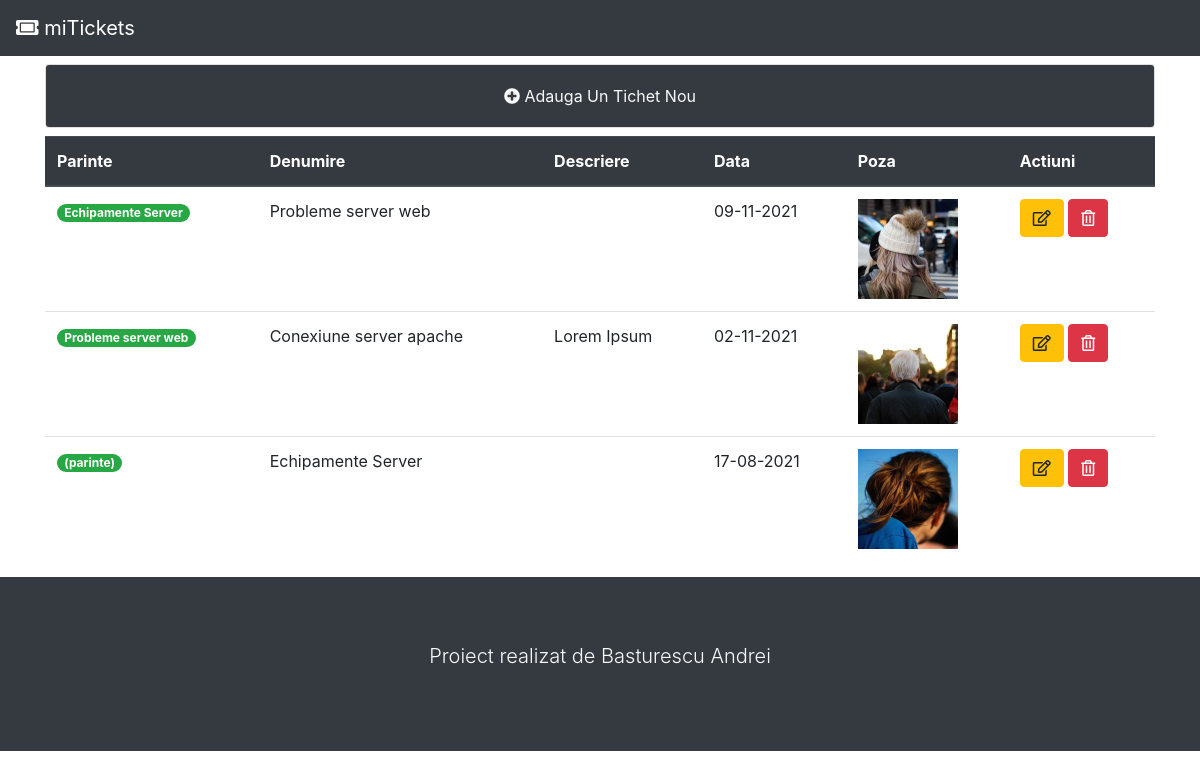
The page / on the database its author committed.
### tables this page shows
CREATE TABLE `tichete` (
  `id` int(11) NOT NULL,
  `denumire` varchar(25) NOT NULL,
  `descriere` tinytext,
  `data` date NOT NULL,
  `poza` varchar(150) DEFAULT NULL,
  `parinte` varchar(50) NOT NULL
);

### application/controllers/CrudController.php (called while the page is built, shortened)
<?php
class CrudController extends CI_Controller {
	public function __construct()
	{
		$this->load->model("CrudModel");
	}
	public function index()
	{
		$data['result'] = $this->CrudModel->getAllData();
		$this->load->view('crudView', $data);
	}
}

### index.php (called while the page is built, shortened)
<?php
require_once BASEPATH.'core/CodeIgniter.php';

### application/models/CrudModel.php (called while the page is built, shortened)
<?php
class CrudModel extends CI_Model {
	public function getAllData()
	{
		$query = $this->db->query('SELECT * FROM tichete ORDER BY `data` DESC');
		return $query->result();
	}
}

### application/views/crudView.php (the view, shortened to what this page needs)
<!doctype html>
<html lang="en">
  <head>
	<?php $this->load->view('components/header') ?>
  </head>
  <body>
  	<?php $this->load->view('components/navbar') ?>
	<div class="container mb-2">
		<div class="mt-2">
			<?php $this->load->view('components/addNewTicket') ?>
		</div>
		<table class="table mt-2">
			<thead class="thead-dark">
				<tr>
					<th scope="col">Parinte</th>
					<th scope="col">Denumire</th>
					<th scope="col">Descriere</th>
					<th scope="col">Data</th>
					<th scope="col">Poza</th>
					<th scope="col">Actiuni</th>
				</tr>
			</thead>
			<tbody>
				<?php foreach($result as $row) {?>
				<tr>
					<td><span class="badge badge-pill badge-success"><?= $row->parinte; ?></span></td>
					<td><?= $row->denumire; ?></td>
					<td><?= $row->descriere; ?></td>
					<td><?= date('d-m-Y', strtotime($row->data)) ?></td>
					<td><img src="<?php echo './uploads/'.$row->poza; ?>" class="img-fluid" style="width:100px;"></td>
					<td><a href="<?= site_url('CrudController/edit') ?>/<?= $row->id ?>"><button class="btn btn-warning"><i class="far fa-edit"></i> </button></a>
					<a href="<?= site_url('CrudController/delete') ?>/<?= $row->id ?>" placeholder="delete"><button class="btn btn-danger"><i class="far fa-trash-alt"></i> </button></a> </td>
				</tr>
				<?php } ?>
			</tbody>
		</table>
	</div>
	<?php $this->load->view('components/footer') ?>
  </body>
</html>

### application/views/components/header.php (shortened to what this page needs)
<link rel="stylesheet" href="https://cdn.jsdelivr.net/npm/bootstrap@4.6.1/dist/css/bootstrap.min.css">
<link rel="stylesheet" href="https://use.fontawesome.com/releases/v5.6.3/css/all.css">

### application/views/components/navbar.php
<nav class="navbar navbar-dark bg-dark">
	<a class="navbar-brand" href="#"><i class="fas fa-ticket-alt"></i> miTickets</a>
</nav>

### application/views/components/addNewTicket.php (shortened to what this page needs)
<div class="accordion" id="accordionAddNewTicket">
  <div class="card">
    <div class="card-header bg-dark" id="headingOne">
      <h2 class="mb-0">
        <button class="btn btn-link btn-block text-center text-light" type="button" data-toggle="collapse" data-target="#collapseOne" aria-expanded="false" aria-controls="collapseOne">
		<i class="fas fa-plus-circle"></i> Adauga Un Tichet Nou
        </button>
      </h2>
    </div>
  </div>
</div>

### application/views/components/footer.php (shortened to what this page needs)
<div class="jumbotron jumbotron-fluid bg-dark text-light text-center mb-0">
  <div class="container">
    <p class="lead">Proiect realizat de Basturescu Andrei</p>
  </div>
</div>

### rows shown on the page
tichete: parinte "Echipamente Server", denumire "Probleme server web", data "09-11-2021", poza (picture)
tichete: parinte "Probleme server web", denumire "Conexiune server apache", descriere "Lorem Ipsum", data "02-11-2021", poza (picture)
tichete: parinte "(parinte)", denumire "Echipamente Server", data "17-08-2021", poza (picture)
